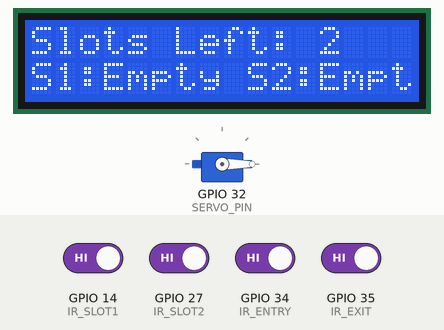
Bench run of a sketch on a simulated ESP32. On the bench: servo, 16×2 character LCD. The test bench sets the inputs (shaded band); at power-on: GPIO 14 (IR_SLOT1), GPIO 27 (IR_SLOT2), GPIO 34 (IR_ENTRY), GPIO 35 (IR_EXIT) HIGH. WiFi joins after 1.5 s; servers stay silent unless stated; what the sketch prints to the serial monitor is not drawn.

Above: at 5.1 s.
5.2 s: GPIO 14 (IR_SLOT1) driven LOW
At 6.3 s:
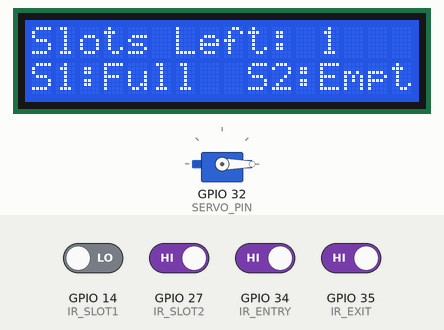
6.8 s: GPIO 27 (IR_SLOT2) driven LOW
At 7.5 s:
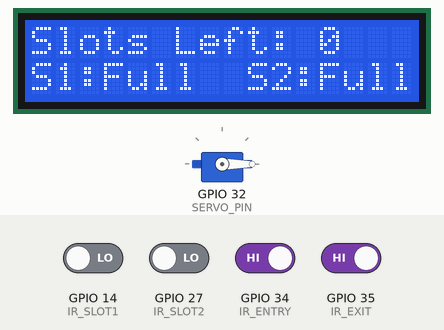
8.4 s: GPIO 14 (IR_SLOT1) driven HIGH
At 9.7 s:
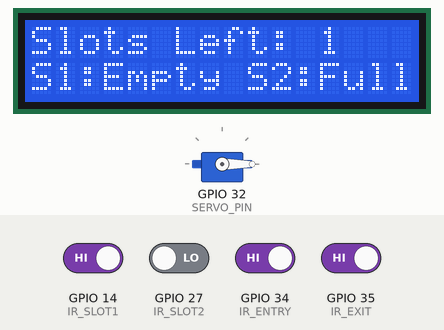
10.0 s: GPIO 34 (IR_ENTRY) driven LOW
At 10.8 s:
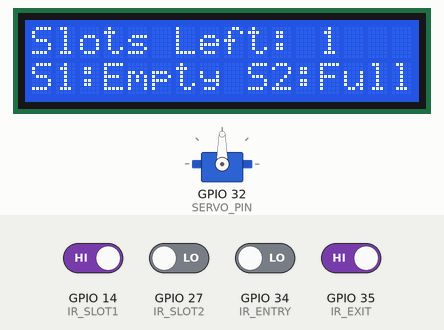
13.0 s: GPIO 27 (IR_SLOT2) driven HIGH
At 14.2 s:
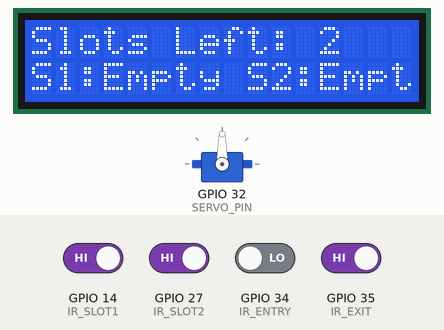
14.9 s: GPIO 34 (IR_ENTRY) driven HIGH
At 17.6 s:
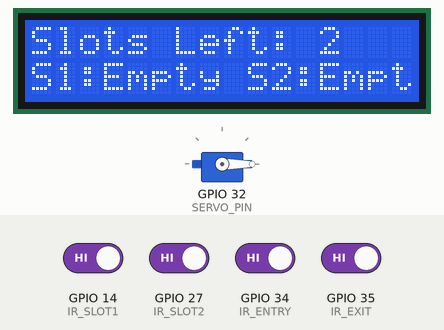
Timing chart, 0 to 18.9 s (numbered marks = the images above; inputs shaded):
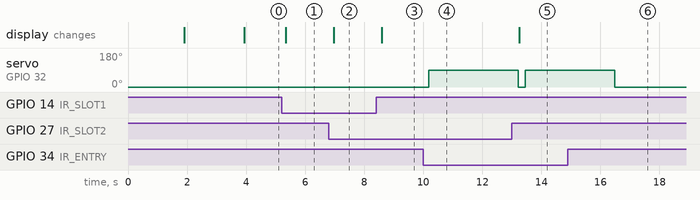

Measured:
- after the input at 5.2 s, the display: changes after 0.14 s (image 1)
- after the input at 6.8 s, the display: changes after 0.17 s (image 2)
- after the input at 8.4 s, the display: changes after 0.20 s (image 3)
- after the input at 10.0 s, servo on GPIO 32 (SERVO_PIN): 0° → 90° after 0.19 s
- after the input at 13.0 s, the display: changes after 0.25 s (image 5)
- after the input at 14.9 s, servo on GPIO 32 (SERVO_PIN): goes on until 16.5 s, then stays 0°

The sketch:

Car_Parking_System.ino
```cpp
/* IoT Car Parking System with Serial Debugging - Fixed Version */
// Blynk credentials
#define BLYNK_TEMPLATE_ID "TMPL67mBOovAK"
#define BLYNK_TEMPLATE_NAME "Car Parking System"
#define BLYNK_AUTH_TOKEN "R8KzSv0x2KHYfQS0QPcsLy5CHNygLgb1"

#include <WiFi.h>
#include <BlynkSimpleEsp32.h>
#include <ESP32Servo.h>
#include <LiquidCrystal_I2C.h>

char auth[] = BLYNK_AUTH_TOKEN;
char ssid[] = "Expecto Patronum";
char pass[] = "expecto1";

// Hardware pins
#define IR_ENTRY 34    // Entry gate sensor
#define IR_EXIT 35     // Exit gate sensor
#define IR_SLOT1 14   // Parking slot 1 sensor
#define IR_SLOT2 27   // Parking slot 2 sensor
#define SERVO_PIN 32   // Servo control pin

LiquidCrystal_I2C lcd(0x27, 16, 2); // I2C LCD
Servo gateServo;

// Blynk virtual pins
#define V_LED_S1 V0
#define V_LED_S2 V1
#define V_Slot_Left V2

#define BLYNK_GREEN "#23C48E"
#define BLYNK_RED "#D3435C"

// Variables for debouncing and gate control
bool gateOpen = false;
unsigned long lastTriggerTime = 0;
const unsigned long gateOpenTime = 3000; // 3 seconds
const unsigned long debounceTime = 500;  // Increased debounce time to 500ms

void setup() {
  Serial.begin(115200);
  Serial.println("System Initializing...");

  // Sensor setup with pull-up resistors
  pinMode(IR_ENTRY, INPUT_PULLUP);
  pinMode(IR_EXIT, INPUT_PULLUP);
  pinMode(IR_SLOT1, INPUT_PULLUP);
  pinMode(IR_SLOT2, INPUT_PULLUP);

  // Verify sensors are working (should read HIGH with nothing present)
  Serial.println("Testing sensors...");
  Serial.print("Entry: ");
  Serial.println(digitalRead(IR_ENTRY));
  Serial.print("Exit: ");
  Serial.println(digitalRead(IR_EXIT));
  Serial.print("Slot1: ");
  Serial.println(digitalRead(IR_SLOT1));
  Serial.print("Slot2: ");
  Serial.println(digitalRead(IR_SLOT2));

  if(digitalRead(IR_ENTRY) != HIGH || digitalRead(IR_EXIT) != HIGH) {
    Serial.println("ERROR: Entry/Exit sensors not reading properly!");
    while(1); // Halt if sensors aren't working
  }
  Serial.println("Sensors Initialized");

  // Servo setup
  gateServo.attach(SERVO_PIN);
  gateServo.write(0);
  Serial.println("Servo Initialized (Closed Position)");

  // LCD setup
  lcd.init();
  lcd.backlight();
  lcd.print("Initializing...");
  Serial.println("LCD Ready");

  // Connect to Blynk
  Blynk.begin(auth, ssid, pass);
  lcd.clear();
  lcd.print("Blynk Connected!");
  Serial.println("Blynk Connected!");
  delay(2000);
}

void loop() {
  Blynk.run();

  // Read sensors with debouncing
  bool entryTrig = digitalRead(IR_ENTRY) == LOW;
  bool exitTrig = digitalRead(IR_EXIT) == LOW;
  bool slot1 = digitalRead(IR_SLOT1) == LOW;
  bool slot2 = digitalRead(IR_SLOT2) == LOW;

  // Debug output
  Serial.print("Sensors - Entry: ");
  Serial.print(entryTrig);
  Serial.print(" Exit: ");
  Serial.print(exitTrig);
  Serial.print(" Slot1: ");
  Serial.print(slot1);
  Serial.print(" Slot2: ");
  Serial.println(slot2);

  // Update Blynk
  Blynk.virtualWrite(V_LED_S1, slot1);
  Blynk.virtualWrite(V_LED_S2, slot2);
  Blynk.setProperty(V_LED_S1, "color", slot1 ? BLYNK_RED : BLYNK_GREEN);
  Blynk.setProperty(V_LED_S2, "color", slot2 ? BLYNK_RED : BLYNK_GREEN);

  // Calculate available slots
  int availableSlots = 2 - (slot1 + slot2);
  Blynk.virtualWrite(V_Slot_Left, availableSlots);

  // Gate control logic with debouncing and cooldown
  unsigned long currentTime = millis();

  if (!gateOpen) {
    if ((entryTrig && availableSlots > 0) || exitTrig) {
      Serial.print("Trigger condition met! Entry:");
      Serial.print(entryTrig);
      Serial.print(" Exit:");
      Serial.print(exitTrig);
      Serial.print(" Available:");
      Serial.println(availableSlots);

      if (currentTime - lastTriggerTime > debounceTime) {
        openGate();
        lastTriggerTime = currentTime;
      }
    }
  } else {
    if (currentTime - lastTriggerTime >= gateOpenTime) {
      closeGate();
    }
  }

  // Update LCD
  lcd.clear();
  lcd.setCursor(0, 0);
  lcd.print("Slots Left: ");
  lcd.print(availableSlots);

  lcd.setCursor(0, 1);
  lcd.print("S1:");
  lcd.print(slot1 ? "Full " : "Empty");
  lcd.print(" S2:");
  lcd.print(slot2 ? "Full" : "Empty");

  delay(200);
}

void openGate() {
  if (!gateOpen) {
    gateServo.write(90); // Open gate
    gateOpen = true;
    Serial.println("Gate opened");
  }
}

void closeGate() {
  if (gateOpen) {
    gateServo.write(0); // Close gate
    gateOpen = false;
    Serial.println("Gate closed");
  }
}
```
